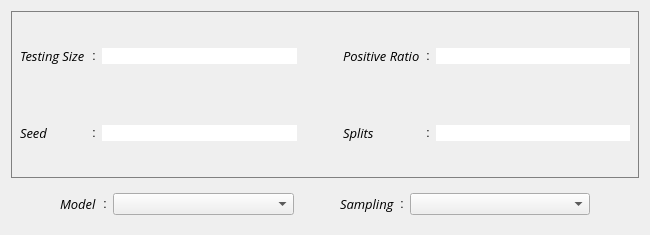
<?xml version="1.0" encoding="UTF-8"?>
<ui version="4.0">
 <class>third_option</class>
 <widget class="QWidget" name="third_option">
  <property name="geometry">
   <rect>
    <x>0</x>
    <y>0</y>
    <width>650</width>
    <height>235</height>
   </rect>
  </property>
  <property name="windowTitle">
   <string>Form</string>
  </property>
  <property name="styleSheet">
   <string notr="true"/>
  </property>
  <layout class="QVBoxLayout" name="verticalLayout">
   <item>
    <widget class="QWidget" name="vars" native="true">
     <property name="styleSheet">
      <string notr="true">border: 1px solid grey;</string>
     </property>
     <layout class="QGridLayout" name="variables" rowminimumheight="70,70" columnminimumwidth="0,0,0,0,0,0,0">
      <item row="0" column="1">
       <widget class="QLabel" name="col_1">
        <property name="styleSheet">
         <string notr="true">border: 0px solid grey;</string>
        </property>
        <property name="text">
         <string>:</string>
        </property>
        <property name="alignment">
         <set>Qt::AlignmentFlag::AlignCenter</set>
        </property>
       </widget>
      </item>
      <item row="0" column="5">
       <widget class="QLabel" name="col_2">
        <property name="styleSheet">
         <string notr="true">border: 0px solid grey;</string>
        </property>
        <property name="text">
         <string>:</string>
        </property>
        <property name="alignment">
         <set>Qt::AlignmentFlag::AlignCenter</set>
        </property>
       </widget>
      </item>
      <item row="1" column="1">
       <widget class="QLabel" name="col_3">
        <property name="styleSheet">
         <string notr="true">border: 0px solid grey;</string>
        </property>
        <property name="text">
         <string>:</string>
        </property>
        <property name="alignment">
         <set>Qt::AlignmentFlag::AlignCenter</set>
        </property>
       </widget>
      </item>
      <item row="0" column="4">
       <widget class="QLabel" name="pos_lab">
        <property name="font">
         <font>
          <family>Open Sans</family>
          <pointsize>10</pointsize>
          <italic>true</italic>
         </font>
        </property>
        <property name="styleSheet">
         <string notr="true">border: 0px solid grey;</string>
        </property>
        <property name="text">
         <string>Positive Ratio</string>
        </property>
       </widget>
      </item>
      <item row="1" column="4">
       <widget class="QLabel" name="splits_lab">
        <property name="font">
         <font>
          <family>Open Sans</family>
          <pointsize>10</pointsize>
          <italic>true</italic>
         </font>
        </property>
        <property name="styleSheet">
         <string notr="true">border: 0px solid grey;</string>
        </property>
        <property name="text">
         <string>Splits</string>
        </property>
       </widget>
      </item>
      <item row="0" column="0">
       <widget class="QLabel" name="size_lab">
        <property name="font">
         <font>
          <family>Open Sans</family>
          <pointsize>10</pointsize>
          <italic>true</italic>
         </font>
        </property>
        <property name="styleSheet">
         <string notr="true">border: 0px solid grey;</string>
        </property>
        <property name="text">
         <string>Testing Size</string>
        </property>
       </widget>
      </item>
      <item row="1" column="6">
       <widget class="QLineEdit" name="splits_edit">
        <property name="styleSheet">
         <string notr="true">border: 0px solid grey;</string>
        </property>
       </widget>
      </item>
      <item row="1" column="2">
       <widget class="QLineEdit" name="seed_edit">
        <property name="styleSheet">
         <string notr="true">border: 0px solid grey;</string>
        </property>
       </widget>
      </item>
      <item row="1" column="0">
       <widget class="QLabel" name="seed_lab">
        <property name="font">
         <font>
          <family>Open Sans</family>
          <pointsize>10</pointsize>
          <italic>true</italic>
         </font>
        </property>
        <property name="styleSheet">
         <string notr="true">border: 0px solid grey;</string>
        </property>
        <property name="text">
         <string>Seed</string>
        </property>
       </widget>
      </item>
      <item row="0" column="2">
       <widget class="QLineEdit" name="size_edit">
        <property name="styleSheet">
         <string notr="true">border: 0px solid grey;</string>
        </property>
       </widget>
      </item>
      <item row="0" column="6">
       <widget class="QLineEdit" name="pos_edit">
        <property name="styleSheet">
         <string notr="true">border: 0px solid grey;</string>
        </property>
       </widget>
      </item>
      <item row="1" column="5">
       <widget class="QLabel" name="col_4">
        <property name="styleSheet">
         <string notr="true">border: 0px solid grey;</string>
        </property>
        <property name="text">
         <string>:</string>
        </property>
        <property name="alignment">
         <set>Qt::AlignmentFlag::AlignCenter</set>
        </property>
       </widget>
      </item>
      <item row="0" column="3">
       <spacer name="horizontalSpacer">
        <property name="styleSheet">
         <string notr="true">border: 0px solid grey;</string>
        </property>
        <property name="orientation">
         <enum>Qt::Orientation::Horizontal</enum>
        </property>
        <property name="sizeType">
         <enum>QSizePolicy::Policy::Fixed</enum>
        </property>
        <property name="sizeHint" stdset="0">
         <size>
          <width>40</width>
          <height>20</height>
         </size>
        </property>
       </spacer>
      </item>
      <item row="1" column="3">
       <spacer name="horizontalSpacer_2">
        <property name="styleSheet">
         <string notr="true">border: 0px solid grey;</string>
        </property>
        <property name="orientation">
         <enum>Qt::Orientation::Horizontal</enum>
        </property>
        <property name="sizeType">
         <enum>QSizePolicy::Policy::Fixed</enum>
        </property>
        <property name="sizeHint" stdset="0">
         <size>
          <width>40</width>
          <height>20</height>
         </size>
        </property>
       </spacer>
      </item>
     </layout>
    </widget>
   </item>
   <item>
    <widget class="QWidget" name="binary_vars" native="true">
     <property name="sizePolicy">
      <sizepolicy hsizetype="Expanding" vsizetype="Fixed">
       <horstretch>0</horstretch>
       <verstretch>0</verstretch>
      </sizepolicy>
     </property>
     <property name="styleSheet">
      <string notr="true"/>
     </property>
     <layout class="QGridLayout" name="binaries">
      <item row="0" column="5">
       <widget class="QLabel" name="sampling_lab">
        <property name="font">
         <font>
          <family>Open Sans</family>
          <pointsize>10</pointsize>
          <italic>true</italic>
         </font>
        </property>
        <property name="text">
         <string>Sampling</string>
        </property>
       </widget>
      </item>
      <item row="0" column="4">
       <spacer name="spacer_1">
        <property name="orientation">
         <enum>Qt::Orientation::Horizontal</enum>
        </property>
        <property name="sizeType">
         <enum>QSizePolicy::Policy::Fixed</enum>
        </property>
        <property name="sizeHint" stdset="0">
         <size>
          <width>40</width>
          <height>20</height>
         </size>
        </property>
       </spacer>
      </item>
      <item row="0" column="2">
       <widget class="QLabel" name="col_6">
        <property name="sizePolicy">
         <sizepolicy hsizetype="Fixed" vsizetype="Preferred">
          <horstretch>0</horstretch>
          <verstretch>0</verstretch>
         </sizepolicy>
        </property>
        <property name="text">
         <string>:</string>
        </property>
        <property name="alignment">
         <set>Qt::AlignmentFlag::AlignCenter</set>
        </property>
       </widget>
      </item>
      <item row="0" column="3">
       <widget class="QComboBox" name="model_box">
        <property name="sizePolicy">
         <sizepolicy hsizetype="Expanding" vsizetype="Fixed">
          <horstretch>0</horstretch>
          <verstretch>0</verstretch>
         </sizepolicy>
        </property>
        <property name="minimumSize">
         <size>
          <width>100</width>
          <height>0</height>
         </size>
        </property>
       </widget>
      </item>
      <item row="0" column="1">
       <widget class="QLabel" name="model_lab">
        <property name="font">
         <font>
          <family>Open Sans</family>
          <pointsize>10</pointsize>
          <italic>true</italic>
         </font>
        </property>
        <property name="text">
         <string>Model</string>
        </property>
       </widget>
      </item>
      <item row="0" column="7">
       <widget class="QComboBox" name="sampling_box">
        <property name="sizePolicy">
         <sizepolicy hsizetype="Expanding" vsizetype="Fixed">
          <horstretch>0</horstretch>
          <verstretch>0</verstretch>
         </sizepolicy>
        </property>
        <property name="minimumSize">
         <size>
          <width>100</width>
          <height>0</height>
         </size>
        </property>
       </widget>
      </item>
      <item row="0" column="0">
       <spacer name="spacer_2">
        <property name="orientation">
         <enum>Qt::Orientation::Horizontal</enum>
        </property>
        <property name="sizeType">
         <enum>QSizePolicy::Policy::Fixed</enum>
        </property>
        <property name="sizeHint" stdset="0">
         <size>
          <width>40</width>
          <height>20</height>
         </size>
        </property>
       </spacer>
      </item>
      <item row="0" column="6">
       <widget class="QLabel" name="col_5">
        <property name="sizePolicy">
         <sizepolicy hsizetype="Fixed" vsizetype="Preferred">
          <horstretch>0</horstretch>
          <verstretch>0</verstretch>
         </sizepolicy>
        </property>
        <property name="text">
         <string>:</string>
        </property>
        <property name="alignment">
         <set>Qt::AlignmentFlag::AlignCenter</set>
        </property>
       </widget>
      </item>
      <item row="0" column="8">
       <spacer name="spacer_3">
        <property name="orientation">
         <enum>Qt::Orientation::Horizontal</enum>
        </property>
        <property name="sizeType">
         <enum>QSizePolicy::Policy::Minimum</enum>
        </property>
        <property name="sizeHint" stdset="0">
         <size>
          <width>40</width>
          <height>20</height>
         </size>
        </property>
       </spacer>
      </item>
     </layout>
    </widget>
   </item>
  </layout>
 </widget>
 <resources/>
 <connections/>
</ui>
